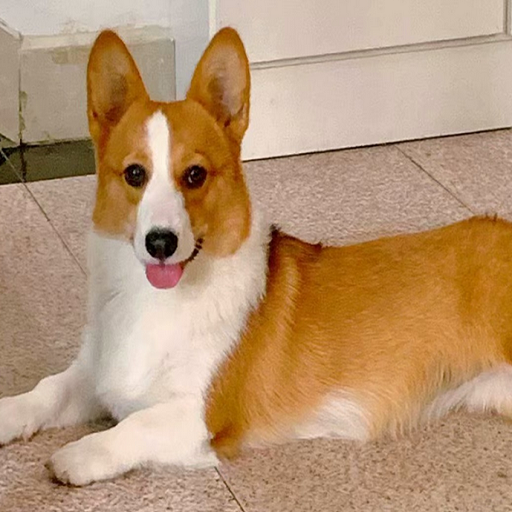
#> input picture dog.jpg, 512 x 512 px
$ python resize.py
#> lines starting #> are read from the running program, lines starting #| are printed output that depends on the picture
# import cv2
import numpy as np
import PIL
from PIL import Image
import os

os.chdir(r'C:')
img = Image.open('dog.jpg')
#> img is the input picture: PIL image 512x512 RGBA; mean R, G, B, A 183.8, 149.9, 116.6, 255
width,height = img.size
#> width = 512; height = 512
dst = img.resize((32, 32))
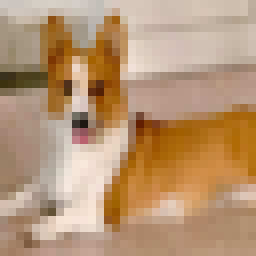
#> dst: PIL image 32x32 RGBA (shown 8 times larger); mean R, G, B, A 183.8, 149.9, 116.6, 255
dst.save('doggy.jpg')
